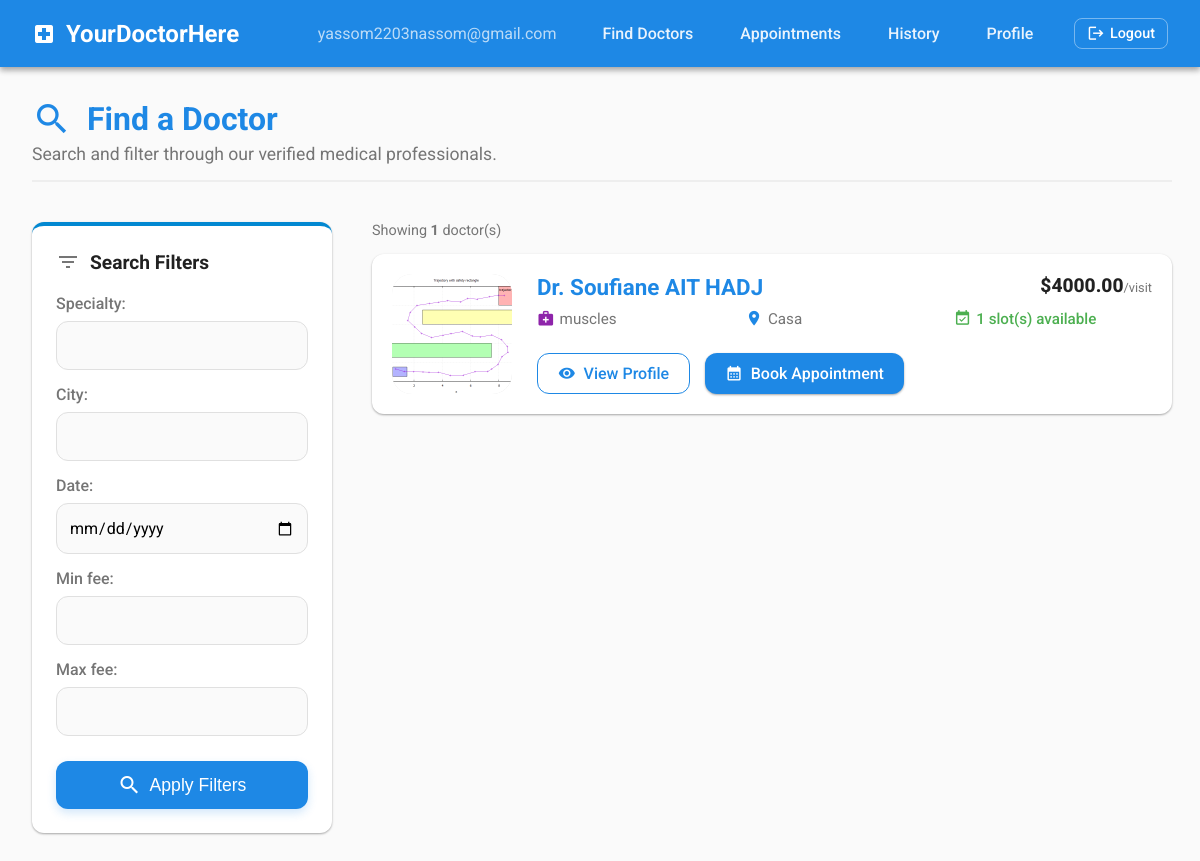
The app's page /medical/doctors/ (signed in) with its own data.
### users/models.py (models this page shows)
class User(AbstractUser):
    username = None
    email = models.EmailField(unique=True)
    entity = models.CharField(choices=Entity.choices, default=Entity.PATIENT)
    is_active = models.BooleanField(default=True)
    is_email_verified = models.BooleanField(default=False)
    USERNAME_FIELD = 'email'
    REQUIRED_FIELDS = ['entity']
    objects = UserManager()

class BaseProfile(models.Model):
    uuid = models.UUIDField(default=uuid.uuid4, editable=False, unique=True)
    first_name = models.CharField(max_length=50)
    last_name = models.CharField(max_length=50)
    avatar = models.ImageField(upload_to='avatars/%Y/%m', null=True, blank=True)
    Nationality = CountryField(blank_label='(select country)', default='MA')
    tel = models.CharField(max_length=20)
    address = models.TextField()
    @property
    def avatar_url(self):
        if self.avatar and hasattr(self.avatar, 'url'):
            return self.avatar.url
        return '/static/images/default_avatar.jpg'
    class Meta:
        abstract = True

class Doctor(BaseProfile):
    user = models.OneToOneField(
        User,
        on_delete=models.CASCADE,
        related_name='doctor',
    )
    specialty = models.CharField(max_length=200, null=True, blank=True)
    license_number = models.CharField(max_length=50, unique = True)
    consultation_fee = models.DecimalField(max_digits=10, decimal_places=2)
    city = models.CharField(max_length=100)
    bio = models.TextField()
    is_verified = models.BooleanField(default=False)
    def __str__(self):
        return f"Dr. {self.first_name} {self.last_name}".strip()

### medical/views.py (the view)
# urls.py: path('doctors/', views.doctor_directory, name='medical_doctor_directory'),
@login_required
def doctor_directory(request):
    if request.user.entity != entities.PATIENT:
        messages.error(request, "Only patients can search for doctors.")
        return redirect('home')
    doctors = Doctor.objects.all().order_by('last_name', 'first_name')
    form = DoctorSearchForm(request.GET or None)
    if form.is_valid():
        specialty = form.cleaned_data.get('specialty')
        city = form.cleaned_data.get('city')
        selected_date = form.cleaned_data.get('date')
        min_fee = form.cleaned_data.get('min_fee')
        max_fee = form.cleaned_data.get('max_fee')
        if specialty:
            doctors = doctors.filter(specialty=specialty)
        if city:
            doctors = doctors.filter(city__icontains=city)
        if min_fee is not None:
            doctors = doctors.filter(consultation_fee__gte=min_fee)
        if max_fee is not None:
            doctors = doctors.filter(consultation_fee__lte=max_fee)
        doctor_results = []
        for doctor in doctors:
            if selected_date:
                doctor.available_slots_count = _available_slot_count_for_date(doctor, selected_date)
                if doctor.available_slots_count == 0:
                    continue
            else:
                doctor.available_slots_count = doctor.weekly_slots.filter(is_active=True).count()
            doctor_results.append(doctor)
        doctors = doctor_results
    else:
        for doctor in doctors:
            doctor.available_slots_count = doctor.weekly_slots.filter(is_active=True).count()
    return render(request, 'medical/doctor_directory.html', {
        'form': form,
        'doctors': doctors,
    })

### medical/forms.py (shortened to what this page needs)
class DoctorSearchForm(forms.Form):
    specialty = forms.CharField(max_length=200, required=False)
    city = forms.CharField(required=False)
    date = forms.DateField(required=False, widget=forms.DateInput(attrs={'type': 'date'}))
    min_fee = forms.DecimalField(required=False, min_value=0, decimal_places=2, max_digits=10)
    max_fee = forms.DecimalField(required=False, min_value=0, decimal_places=2, max_digits=10)

### medical/templates/medical/doctor_directory.html (shortened to what this page needs)
{% extends 'base.html' %}
{% block content %}
<div style="animation: fadeIn 0.5s ease-out forwards;">
    <div style="margin-bottom: 2.5rem; border-bottom: 2px solid #eee; padding-bottom: 1rem;">
        <h1 style="color: var(--primary-blue); display: flex; align-items: center; gap: 15px; margin-bottom: 5px;">
            <span class="material-icons" style="font-size: 2.5rem;">search</span> Find a Doctor
        </h1>
        <p style="color: var(--text-secondary); margin: 0; font-size: 1.1rem;">Search and filter through our verified medical professionals.</p>
    </div>
    <div style="display: flex; gap: 40px; flex-wrap: wrap;">
        <aside style="flex: 1; min-width: 300px; max-width: 350px;">
            <div class="card" style="position: sticky; top: 20px; border-top: 4px solid var(--secondary-blue);">
                <h3 style="margin-bottom: 20px; display: flex; align-items: center; gap: 10px; font-size: 1.2rem;">
                    <span class="material-icons" style="color: var(--text-secondary);">filter_list</span> Search Filters
                </h3>
                <form method="get">
                    <div style="display: flex; flex-direction: column; gap: 15px;">
                        {{ form.as_div }}
                    </div>
                    <button type="submit" class="btn btn-primary" style="width: 100%; margin-top: 25px; padding: 12px; font-size: 1.1rem; box-shadow: 0 4px 10px rgba(30, 136, 229, 0.2);">
                        <span class="material-icons">search</span> Apply Filters
                    </button>
                </form>
            </div>
        </aside>
        <main style="flex: 3; min-width: 300px;">
            <div style="margin-bottom: 15px; font-size: 0.9rem; color: var(--text-secondary);">
                Showing <strong>{{ doctors|length }}</strong> doctor(s)
            </div>
            {% if doctors %}
                <div style="display: flex; flex-direction: column; gap: 20px;">
                    {% for doctor in doctors %}
                    <div class="card" style="display: flex; gap: 25px; align-items: stretch; padding: 20px; transition: transform 0.3s, box-shadow 0.3s;">
                        <div style="width: 120px; height: 120px; border-radius: 20px; overflow: hidden; background: linear-gradient(135deg, #f5f5f5, #e0e0e0); flex-shrink: 0; display: flex; align-items: center; justify-content: center; box-shadow: inset 0 2px 5px rgba(0,0,0,0.05);">
                            {% if doctor.avatar %}
                                <img src="{{ doctor.avatar_url }}" alt="{{ doctor }}" style="width: 100%; height: 100%; object-fit: cover;">
                            {% else %}
                                <span class="material-icons" style="font-size: 4rem; color: #ccc;">person</span>
                            {% endif %}
                        </div>
                        <div style="flex-grow: 1; display: flex; flex-direction: column;">
                            <div style="display: flex; justify-content: space-between; align-items: flex-start; margin-bottom: 10px;">
                                <h2 style="margin: 0; color: var(--primary-blue); font-size: 1.4rem; display: flex; align-items: center; gap: 8px;">
                                    {{ doctor }}
                                </h2>
                                <div style="font-weight: 800; font-size: 1.2rem; color: var(--text-primary);">
                                    ${{ doctor.consultation_fee }}<span style="font-size: 0.8rem; font-weight: normal; color: var(--text-secondary);">/visit</span>
                                </div>
                            </div>
                            <div style="display: grid; grid-template-columns: repeat(auto-fit, minmax(140px, 1fr)); gap: 10px; margin-bottom: 20px;">
                                <p style="margin: 0; color: var(--text-secondary); font-size: 0.95rem; display: flex; align-items: center; gap: 5px;">
                                    <span class="material-icons" style="font-size: 1.1rem; color: var(--accent-purple);">medical_services</span>
                                    {{ doctor.specialty|default:'General' }}
                                </p>
                                <p style="margin: 0; color: var(--text-secondary); font-size: 0.95rem; display: flex; align-items: center; gap: 5px;">
                                    <span class="material-icons" style="font-size: 1.1rem; color: var(--primary-blue);">location_on</span>
                                    {{ doctor.city }}
                                </p>
                                <p style="margin: 0; color: {% if doctor.available_slots_count > 0 %}var(--success-color){% else %}var(--error-color){% endif %}; font-size: 0.95rem; display: flex; align-items: center; gap: 5px; font-weight: 500;">
                                    <span class="material-icons" style="font-size: 1.1rem;">event_available</span>
                                    {{ doctor.available_slots_count }} slot(s) available
                                </p>
                            </div>
                            <div style="margin-top: auto; display: flex; gap: 15px; flex-wrap: wrap;">
                                <a href="{% url 'medical_doctor_detail' doctor_uuid=doctor.uuid %}" class="btn btn-secondary" style="padding: 10px 20px;">
                                    <span class="material-icons" style="font-size: 1.1rem;">visibility</span> View Profile
                                </a>
                                <a href="{% url 'doctor_slots' doctor_uuid=doctor.uuid %}" class="btn btn-primary" style="padding: 10px 20px;">
                                    <span class="material-icons" style="font-size: 1.1rem;">calendar_month</span> Book Appointment
                                </a>
                            </div>
                        </div>
                    </div>
                    {% endfor %}
                </div>
            {% endif %}
        </main>
    </div>
</div>
{% endblock %}

### templates/base.html (shortened to what this page needs)
{% load static %}
<!DOCTYPE html>
<html lang="en">
<head>
    <link rel="stylesheet" href="{% static 'css/style.css' %}">
</head>
<body>
    <header class="navbar">
        <a href="{% url 'home' %}" class="navbar-brand">
            <span class="material-icons">local_hospital</span>
            YourDoctorHere
        </a>
        <nav class="navbar-nav">
            {% if user.is_authenticated %}
                <span style="color: rgba(255,255,255,0.7); margin-right: 15px;">
                    {{ user.email }}
                </span>
                {% if user.entity == 'Patient' %}
                    <a href="{% url 'medical_doctor_directory' %}">Find Doctors</a>
                    <a href="{% url 'my_appointments' %}">Appointments</a>
                    <a href="{% url 'my_history' %}">History</a>
                    <a href="{% url 'patient_profile' user.patient.uuid %}">Profile</a>
                {% elif user.entity == 'Doctor' %}
                    <a href="{% url 'my_appointments' %}">Appointments</a>
                    <a href="{% url 'my_slots' %}">My Slots</a>
                    <a href="{% url 'my_history' %}">Consultations</a>
                    <a href="{% url 'doctor_profile' user.doctor.uuid %}">Profile</a>
                {% endif %}
                <a href="{% url 'logout' %}" style="margin-left: 10px; font-size: 0.9rem; padding: 6px 12px; border: 1px solid rgba(255,255,255,0.4); color: white; display: flex; align-items: center; gap: 5px; background: none; border-radius: 8px; text-decoration: none; transition: all 0.3s;">
                    <span class="material-icons" style="font-size: 1.1rem;">logout</span> Logout
                </a>
            {% else %}
                <a href="{% url 'login' %}">Login</a>
                <a href="{% url 'registration' %}">Register</a>
            {% endif %}
        </nav>
    </header>
    <main class="container">
        {% block content %}{% endblock %}
    </main>
</body>
</html>

### static/css/style.css (style rules this page uses)
:root { --primary-blue: #1E88E5; --secondary-blue: #0288D1; --accent-purple: #8E24AA; --bg-color: #FAFAFA; --text-primary: #212121; --text-secondary: #757575; --surface-color: #FFFFFF; --border-radius: 12px; --shadow-elevation-1: 0 1px 3px rgba(0,0,0,0.12), 0 1px 2px rgba(0,0,0,0.24); --shadow-elevation-2: 0 3px 6px rgba(0,0,0,0.16), 0 3px 6px rgba(0,0,0,0.23); --shadow-elevation-3: 0 10px 20px rgba(0,0,0,0.19), 0 6px 6px rgba(0,0,0,0.23); --transition-speed: 0.3s; --success-color: #4CAF50; --error-color: #F44336; --info-color: #2196F3; --warning-color: #FF9800; }
body { font-family: 'Roboto', 'Inter', sans-serif; background-color: var(--bg-color); color: var(--text-primary); margin: 0; padding: 0; min-height: 100vh; display: flex; flex-direction: column; }
.navbar { background-color: var(--primary-blue); color: white; box-shadow: var(--shadow-elevation-2); padding: 1rem 2rem; display: flex; justify-content: space-between; align-items: center; }
.navbar-brand { color: white; text-decoration: none; font-size: 1.5rem; font-weight: bold; display: flex; align-items: center; gap: 10px; }
.navbar-nav { display: flex; gap: 15px; align-items: center; }
.navbar-nav a { color: rgba(255, 255, 255, 0.9); text-decoration: none; font-weight: 500; padding: 8px 16px; border-radius: var(--border-radius); transition: background-color var(--transition-speed); }
.container { max-width: 1400px; width: 95%; margin: 0 auto; padding: 2rem; flex-grow: 1; animation: fadeIn 0.4s ease-out forwards; }
h1, h2, h3, h4, h5, h6 { color: var(--text-primary); margin-top: 0; }
a { color: var(--secondary-blue); text-decoration: none; transition: color var(--transition-speed); }
.card { background-color: var(--surface-color); border-radius: var(--border-radius); box-shadow: var(--shadow-elevation-1); padding: 1.5rem; margin-bottom: 1.5rem; transition: box-shadow var(--transition-speed), transform var(--transition-speed); }
.btn { display: inline-flex; align-items: center; justify-content: center; padding: 10px 20px; border: none; border-radius: var(--border-radius); font-weight: 500; cursor: pointer; text-decoration: none; transition: background-color var(--transition-speed), transform 0.1s, box-shadow var(--transition-speed); box-shadow: var(--shadow-elevation-1); gap: 8px; }
.btn-primary { background-color: var(--primary-blue); color: white; }
.btn-secondary { background-color: var(--surface-color); color: var(--primary-blue); border: 1px solid var(--primary-blue); box-shadow: none; }
label { display: block; margin-bottom: 0.5rem; color: var(--text-secondary); font-weight: 500; }
input[type="text"], input[type="email"], input[type="password"], input[type="number"], input[type="date"], input[type="time"], select, textarea { width: 100%; padding: 14px 12px; border: 1px solid #e0e0e0; border-radius: var(--border-radius); font-family: inherit; font-size: 1rem; transition: all var(--transition-speed); box-sizing: border-box; background-color: var(--bg-color); }

### records on screen
User: email "yassom2203nassom@gmail.com"
Doctor: avatar_url (picture), first_name+last_name "Dr. Soufiane AIT HADJ", consultation_fee "4000.00", specialty "muscles", city "Casa", available_slots_count "1"

### other values on screen
{{ doctors|length }} "1"
